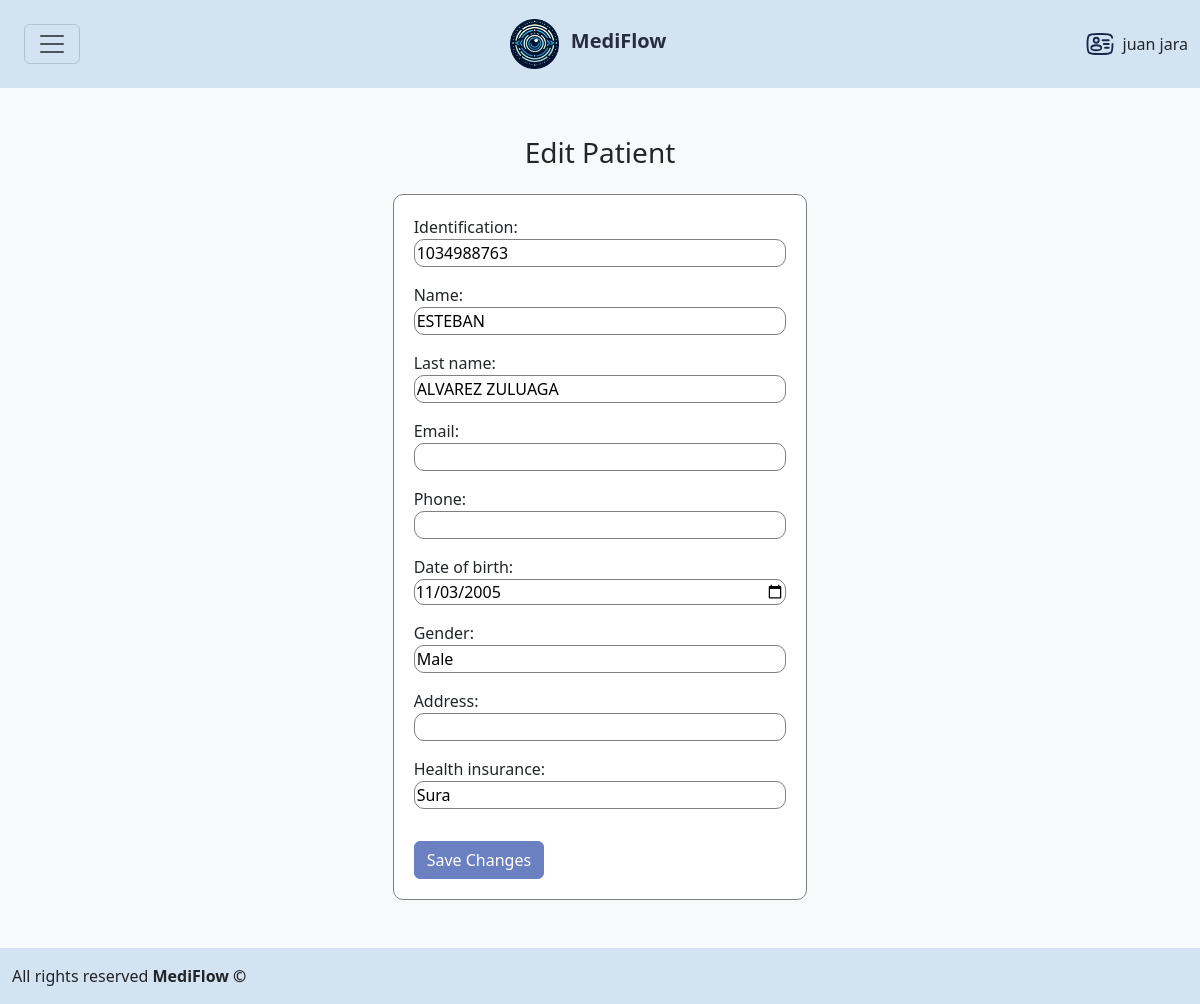
The app's page /administrator/edit-patient/1034988763/ (signed in) with its own data.
### administrator/models.py (models this page shows, shortened)
class CustomUser(AbstractBaseUser, PermissionsMixin):
    email = models.EmailField(unique=True)
    first_name = models.CharField(max_length=30, blank=True)
    last_name = models.CharField(max_length=30, blank=True)
    is_active = models.BooleanField(default=True)
    is_staff = models.BooleanField(default=False)
    is_superuser = models.BooleanField(default=False)
    date_joined = models.DateTimeField(default=timezone.now)
    ophthalmologist = models.ForeignKey(Ophthalmologist, on_delete=models.CASCADE, blank=True, null=True)
    objects = CustomUserManager()
    USERNAME_FIELD = 'email'
    REQUIRED_FIELDS = ['first_name', 'last_name']
    def get_full_name(self):
        return f"{self.first_name} {self.last_name}"

### ophthalmologist/models.py (models this page shows, shortened)
class Patient(models.Model):
    id = models.AutoField(primary_key=True)
    name = models.CharField(max_length=50)
    last_name = models.CharField(max_length=50)
    identification = models.CharField(max_length=50, unique=True)
    email = models.EmailField(blank=True, null=True)
    phone = models.CharField(max_length=10, blank=True, null=True) # CAMBIAR A LISTA DE TELEFONOS
    age = models.IntegerField(blank=True, null=True)
    date_of_birth = models.DateField(null=True)
    gender = models.CharField(max_length=50)
    address = models.CharField(max_length=100, blank=True, null=True)
    health_insurance = models.CharField(max_length=50)

### administrator/views.py (the view)
# urls.py: path('edit-patient/<str:identification>/', adminViews.edit_patient, name="edit_patient"),
@user_passes_test(is_superuser_or_staff)
def edit_patient(request, identification):
    patient = get_object_or_404(Patient, identification=identification)
    if request.method == 'POST':
        form = EditPatientForm(request.POST, instance=patient)
        if form.is_valid():
            form.save()
            messages.success(request, 'Patient updated successfully!')
            return redirect('administrator')
        else:
            messages.error(request, 'Something went wrong. Please verify and try again.')
    else:
        form = EditPatientForm(instance=patient)
    return render(request, 'edit_patient.html', {'form': form})

### administrator/forms.py
class EditPatientForm(forms.ModelForm):
    class Meta:
        model = Patient
        fields = ['identification', 'name', 'last_name', 'email', 'phone', 'date_of_birth', 'gender', 'address', 'health_insurance']
        widgets = {
            'date_of_birth': forms.DateInput(attrs={'type': 'date'}),
        }

### administrator/views.py (called while the page is built)
def is_superuser_or_staff(user):
    return user.is_superuser or user.is_staff

### administrator/templates/edit_patient.html (shortened to what this page needs)
<!DOCTYPE html>
<html lang="en">
<head>
    <link href="https://cdn.jsdelivr.net/npm/bootstrap@5.3.3/dist/css/bootstrap.min.css" rel="stylesheet">
</head>
<body>
    {% extends 'base.html' %}
    {% block content %}
    <div class="container my-4 d-flex flex-column align-items-center">
        <h1 class="h3 mb-4 text-center">Edit Patient</h1>
        <div class="form-wrapper">
            <form id="editPatientForm" method="post" enctype="multipart/form-data">
                {{ form.as_p }}
                <button type="button" class="btn btn-save btn-primary mt-3" data-bs-toggle="modal" data-bs-target="#confirmModal">
                    Save Changes
                </button>
            </form>
        </div>
    {% endblock %}

### ophthalmologist/templates/base.html (shortened to what this page needs)
<!DOCTYPE html>
<html lang="en">
<head>
    <link href="https://cdn.jsdelivr.net/npm/bootstrap@5.3.0/dist/css/bootstrap.min.css" rel="stylesheet">
</head>
<body>
    <header class="header-footer py-3">
        <div class="container-fluid d-flex justify-content-between align-items-center">
            <nav class="navbar">
                <div class="container-fluid">
                    <button class="navbar-toggler" type="button" aria-expanded="false" aria-label="Toggle navigation">
                        <span class="navbar-toggler-icon"></span>
                    </button>
                </div>
            </nav>
            <div class="logo">
                <a href="{% url 'home' %}" style="text-decoration: none;"><img src="/media/logo_app.png" alt="Logo MediFlow" class="img-fluid" style="height: 50px;">
                <span class="company-name h5 ms-2">MediFlow</span></a>
            </div>
            <div class="usuario d-flex align-items-center">
                <img src="/media/user_logo.svg" alt="Profile" style="height: 30px;">
                <span class="ms-2">{{ request.user.get_full_name }}</span>
            </div>
        </div>
    </header>
    <main class="container my-4">
        {% block content %}
        {% endblock %}
    </main>
    <footer class="header-footer py-3">
        <div class="container-fluid">
            <p class="mb-0">All rights reserved <strong>MediFlow ©</strong></p>
        </div>
    </footer>
</body>
</html>

### administrator/templates/edit_patient.html (style rules this page uses)
input { border-radius: 10px; border: 1px solid gray; width: 100%; }
.form-wrapper { border: 1px solid gray; padding: 20px; border-radius: 10px; background-color: white; }
.btn-save { background-color: #6A80C1 !important; border-color: #6A80C1 !important; }

### ophthalmologist/templates/base.html (style rules this page uses)
html, body { height: 100%; margin: 0; }
body { display: flex; flex-direction: column; background-color: #F8F9FA; position: relative; }
main { flex: 1; }
.header-footer { background-color: #D3E3F2; }
.company-name { color: #262D40; font-weight: bold; }
.navbar { color: #262D40; }

### records on screen
CustomUser: user.get_full_name "juan jara"
Patient: identification "1034988763", name "ESTEBAN", last_name "ALVAREZ ZULUAGA", date_of_birth "11/03/2005", gender "Male", health_insurance "Sura"
